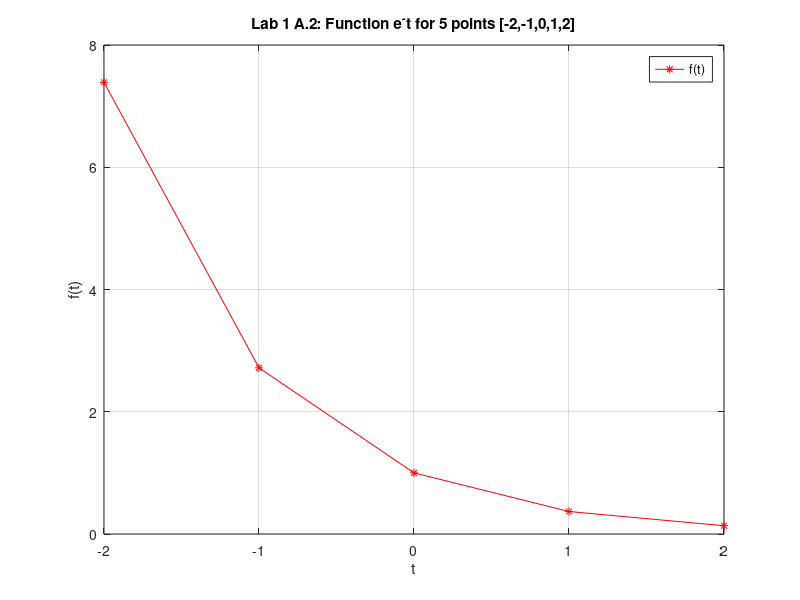

Here is the MATLAB script that generated this plot:
f = @(t) exp(-t);
t = [-2,-1,0,1,2];
f(t);

plot(t,f(t), '*-r');
title('Lab 1 A.2: Function e^-t for 5 points [-2,-1,0,1,2]')
xlabel('t');
ylabel('f(t)'); grid;
legend('f(t)')
